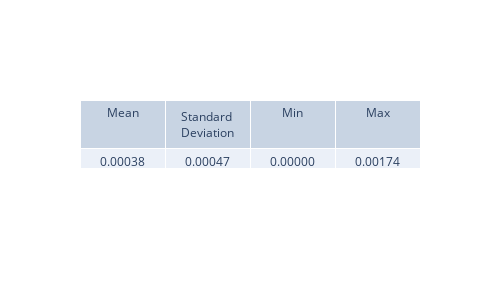
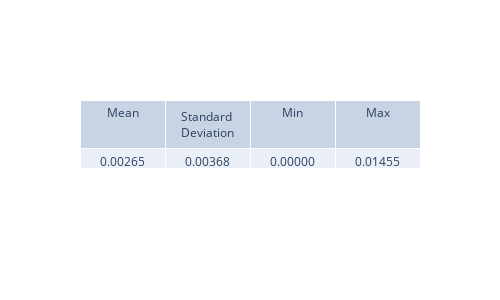

Here is the notebook cell these charts were saved with, in order:
### Code cell
plt.figure(figsize=(8, 6), dpi=200)
psi_sq_diff = np.abs(psi_sq - psi_sq_analytical)
psi_sq_diff_mask = np.abs(psi_sq_mask - psi_sq_analytical)
view_metrics(list(map(max, psi_sq_diff)))
view_metrics(list(map(max, psi_sq_diff_mask)))

fig, axs = plt.subplots(1, 2, figsize=(12, 5), dpi=200, sharey=True)

c1 = axs[0].pcolormesh(x_values, t_values, psi_sq_diff.T, shading='auto')
axs[0].set_title('Model trained upto 12.5 ps')
axs[0].set_xlabel('x')
axs[0].set_ylabel('t')
fig.colorbar(c1, ax=axs[0], label='Absolute error of |psi|^2')

c2 = axs[1].pcolormesh(x_values, t_values, psi_sq_diff_mask.T, shading='auto')
axs[1].set_title('Model trained upto 20 ps')
axs[1].set_xlabel('x')
fig.colorbar(c2, ax=axs[1], label='Absolute error of |psi|^2')

plt.tight_layout()
plt.show()

### Figure 1 — Plotly figure (JSON) as saved in the notebook; plotly's stock layout.template omitted (floating-point values rounded to 4 significant figures)
{"data": [{"cells": {"values": [["0.00038"], ["0.00047"], ["0.00000"], ["0.00174"]]}, "header": {"values": ["Mean", "Standard Deviation", "Min", "Max"]}, "type": "table"}], "layout": {"height": 300, "width": 500}}

### Figure 2 — Plotly figure (JSON) as saved in the notebook; plotly's stock layout.template omitted (floating-point values rounded to 4 significant figures)
{"data": [{"cells": {"values": [["0.00265"], ["0.00368"], ["0.00000"], ["0.01455"]]}, "header": {"values": ["Mean", "Standard Deviation", "Min", "Max"]}, "type": "table"}], "layout": {"height": 300, "width": 500}}
